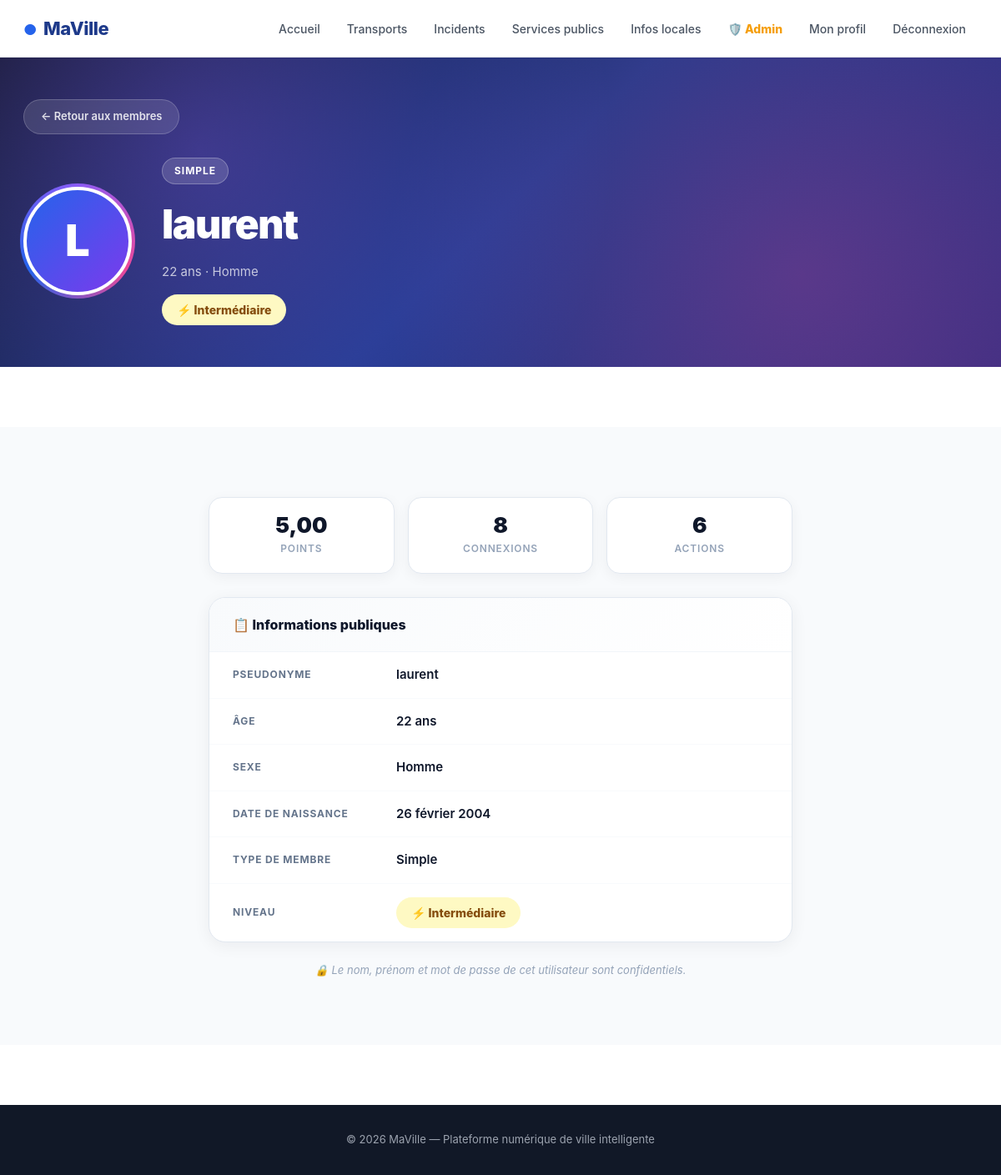
Page /profil/4/ (signed in) on the earlier database version.
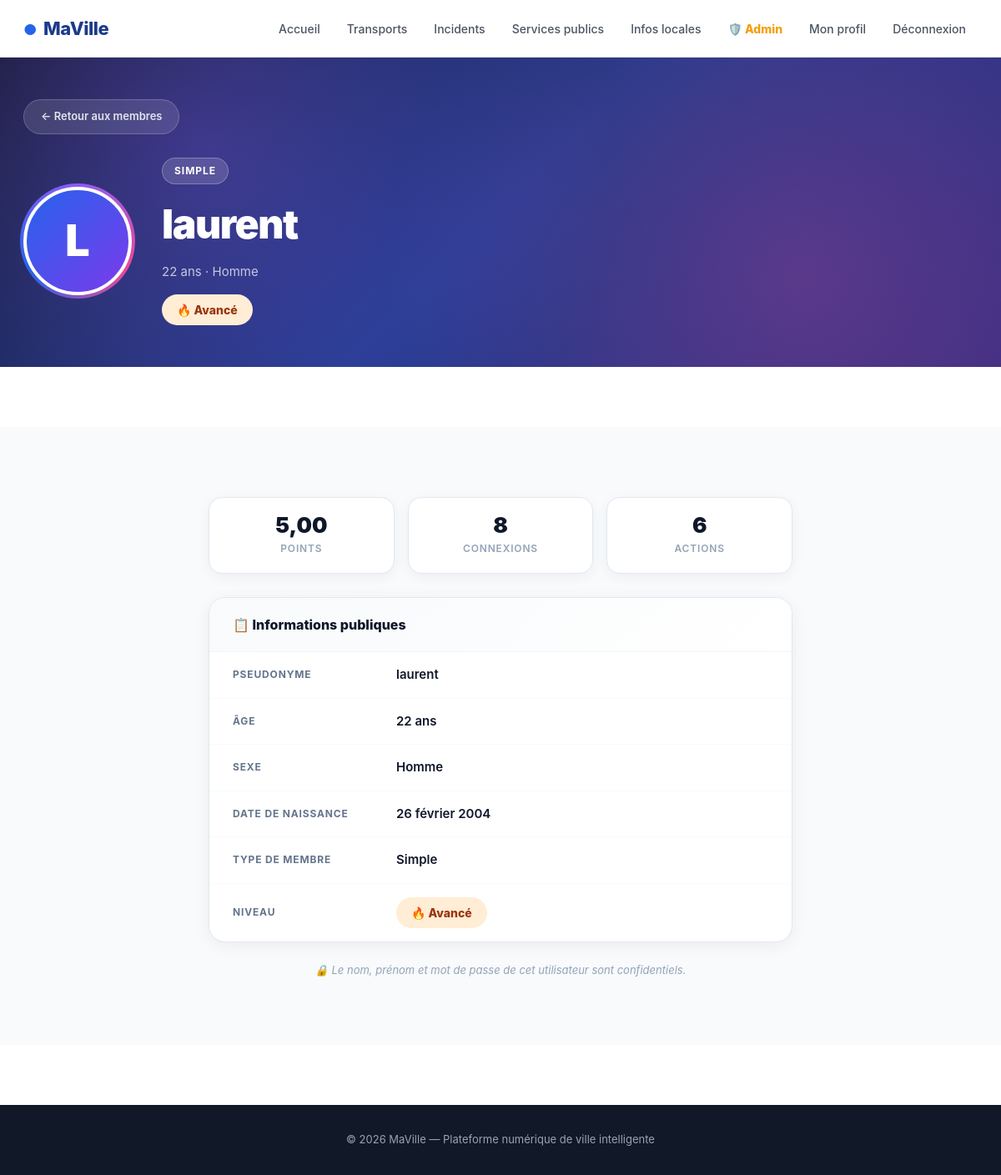
Same page on the later database version.
### monapp/views.py (the view)
# urls.py: path('profil/<int:user_id>/', views.voir_profil, name='voir_profil'),
@login_required
def voir_profil(request, user_id):
    user_cible = get_object_or_404(User, id=user_id)
    if user_cible == request.user:
        return redirect('profil')
    membre = get_object_or_404(Personne, user=user_cible)
    return render(request, 'monapp/profil_public.html', {'membre': membre})

### monapp/templates/monapp/profil_public.html (shortened to what the changed rows need)
{% extends 'monapp/base.html' %}
{% load static %}
{% block extra_head %}
<link rel="stylesheet" href="{% static 'profil.css' %}">
{% endblock %}
{% block hero %}
<section class="profil-public-hero">
    <div class="profil-public-inner">
        <div class="profil-public-content">
            <div class="profil-public-info">
                <div class="badge">{{ membre.type_membre|capfirst }}</div>
                <h2>{{ membre.user.username }}</h2>
                <p class="meta">{{ membre.age }} ans · {{ membre.get_sexe_display }}</p>
                <span class="niveau-badge-public niveau-{{ membre.niveau }}">
                    {% if membre.niveau == 'debutant' %}🌱 Débutant
                    {% elif membre.niveau == 'intermediaire' %}⚡ Intermédiaire
                    {% elif membre.niveau == 'avance' %}🔥 Avancé
                    {% elif membre.niveau == 'expert' %}🏆 Expert
                    {% endif %}
                </span>
            </div>
        </div>
    </div>
</section>
{% endblock %}
{% block content %}
<section class="profil-public-section">
    <div class="wrap">
        <div class="profil-public-card" style="margin-top: 28px;">
            <div class="info-row">
                <span class="info-val">
                    <span class="niveau-badge-public niveau-{{ membre.niveau }}">
                        {% if membre.niveau == 'debutant' %}🌱 Débutant
                        {% elif membre.niveau == 'intermediaire' %}⚡ Intermédiaire
                        {% elif membre.niveau == 'avance' %}🔥 Avancé
                        {% elif membre.niveau == 'expert' %}🏆 Expert
                        {% endif %}
                    </span>
                </span>
            </div>
        </div>
    </div>
</section>
{% endblock %}

Differences in the rows shown:
changed Personne "Homme": niveau "intermediaire" → "avance" (drawn)
Other differences:
text no longer shown: "⚡ Intermédiaire ⚡ Intermédiaire"
text now shown: "🔥 Avancé 🔥 Avancé"
